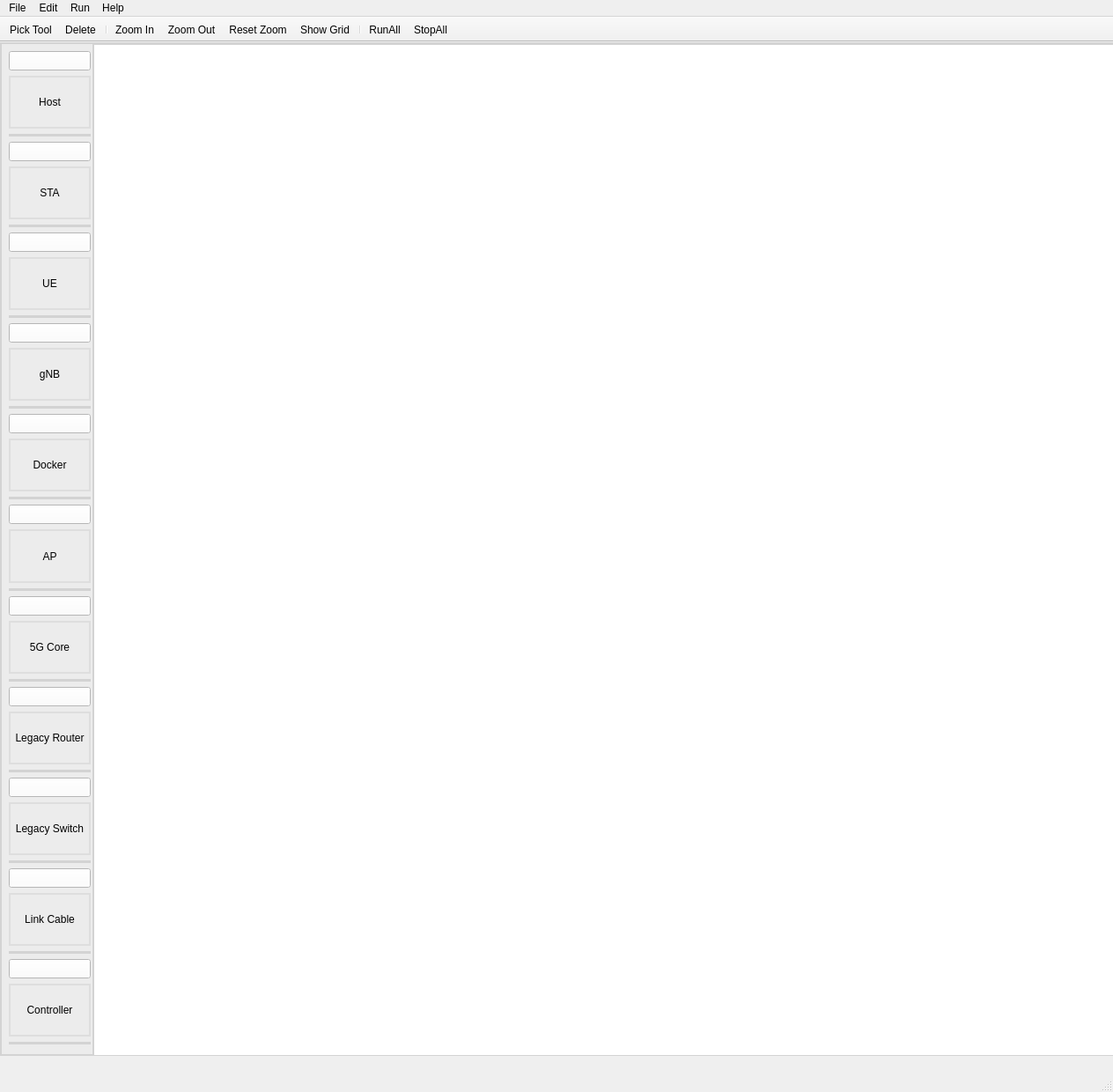
<?xml version="1.0" encoding="UTF-8"?>
<ui version="4.0">
 <class>MainWindow</class>
 <widget class="QMainWindow" name="MainWindow">
  <property name="enabled">
   <bool>true</bool>
  </property>
  <property name="geometry">
   <rect>
    <x>0</x>
    <y>0</y>
    <width>1264</width>
    <height>1240</height>
   </rect>
  </property>
  <property name="sizePolicy">
   <sizepolicy hsizetype="Ignored" vsizetype="Preferred">
    <horstretch>0</horstretch>
    <verstretch>0</verstretch>
   </sizepolicy>
  </property>
  <property name="mouseTracking">
   <bool>true</bool>
  </property>
  <property name="windowTitle">
   <string>MainWindow</string>
  </property>
  <property name="autoFillBackground">
   <bool>true</bool>
  </property>
  <widget class="QWidget" name="centralwidget">
   <widget class="QWidget" name="horizontalLayoutWidget">
    <property name="geometry">
     <rect>
      <x>0</x>
      <y>40</y>
      <width>1921</width>
      <height>1071</height>
     </rect>
    </property>
    <layout class="QHBoxLayout" name="horizontalLayout" stretch="">
     <property name="spacing">
      <number>0</number>
     </property>
     <property name="sizeConstraint">
      <enum>QLayout::SetNoConstraint</enum>
     </property>
    </layout>
   </widget>
   <widget class="QFrame" name="ObjectFrame">
    <property name="enabled">
     <bool>true</bool>
    </property>
    <property name="geometry">
     <rect>
      <x>0</x>
      <y>0</y>
      <width>1919</width>
      <height>1151</height>
     </rect>
    </property>
    <property name="styleSheet">
     <string notr="true">
QFrame {
	background-color: rgb(236, 236, 236);
   border: 2px solid lightgrey;
}
</string>
    </property>
    <property name="frameShape">
     <enum>QFrame::StyledPanel</enum>
    </property>
    <property name="frameShadow">
     <enum>QFrame::Raised</enum>
    </property>
    <widget class="QWidget" name="verticalLayoutWidget">
     <property name="geometry">
      <rect>
       <x>10</x>
       <y>10</y>
       <width>93</width>
       <height>1128</height>
      </rect>
     </property>
     <layout class="QVBoxLayout" name="ObjectLayout">
      <item>
       <widget class="QPushButton" name="Host">
        <property name="mouseTracking">
         <bool>true</bool>
        </property>
        <property name="acceptDrops">
         <bool>true</bool>
        </property>
        <property name="autoFillBackground">
         <bool>false</bool>
        </property>
        <property name="styleSheet">
         <string notr="true">background-color: rgb(255, 255, 255);</string>
        </property>
        <property name="text">
         <string/>
        </property>
        <property name="icon">
         <iconset>
          <normaloff>../Icon/host.png</normaloff>../Icon/host.png</iconset>
        </property>
        <property name="iconSize">
         <size>
          <width>50</width>
          <height>50</height>
         </size>
        </property>
        <property name="shortcut">
         <string>H</string>
        </property>
       </widget>
      </item>
      <item>
       <widget class="QLabel" name="label">
        <property name="layoutDirection">
         <enum>Qt::LeftToRight</enum>
        </property>
        <property name="styleSheet">
         <string notr="true">border-color: rgb(222, 222, 222);</string>
        </property>
        <property name="text">
         <string>Host</string>
        </property>
        <property name="alignment">
         <set>Qt::AlignCenter</set>
        </property>
       </widget>
      </item>
      <item>
       <widget class="Line" name="line">
        <property name="orientation">
         <enum>Qt::Horizontal</enum>
        </property>
       </widget>
      </item>
      <item>
       <widget class="QPushButton" name="STA">
        <property name="styleSheet">
         <string notr="true">background-color: rgb(255, 255, 255);</string>
        </property>
        <property name="text">
         <string/>
        </property>
        <property name="icon">
         <iconset>
          <normaloff>../Icon/sta.png</normaloff>../Icon/sta.png</iconset>
        </property>
        <property name="iconSize">
         <size>
          <width>50</width>
          <height>50</height>
         </size>
        </property>
        <property name="shortcut">
         <string>H</string>
        </property>
       </widget>
      </item>
      <item>
       <widget class="QLabel" name="label_2">
        <property name="styleSheet">
         <string notr="true">border-color: rgb(222, 222, 222);</string>
        </property>
        <property name="text">
         <string>STA</string>
        </property>
        <property name="alignment">
         <set>Qt::AlignCenter</set>
        </property>
       </widget>
      </item>
      <item>
       <widget class="Line" name="line_2">
        <property name="orientation">
         <enum>Qt::Horizontal</enum>
        </property>
       </widget>
      </item>
      <item>
       <widget class="QPushButton" name="UE">
        <property name="styleSheet">
         <string notr="true">background-color: rgb(255, 255, 255);</string>
        </property>
        <property name="text">
         <string/>
        </property>
        <property name="icon">
         <iconset>
          <normaloff>../Icon/ue.png</normaloff>../Icon/ue.png</iconset>
        </property>
        <property name="iconSize">
         <size>
          <width>50</width>
          <height>50</height>
         </size>
        </property>
        <property name="shortcut">
         <string>H</string>
        </property>
       </widget>
      </item>
      <item>
       <widget class="QLabel" name="label_3">
        <property name="styleSheet">
         <string notr="true">border-color: rgb(222, 222, 222);</string>
        </property>
        <property name="text">
         <string>UE</string>
        </property>
        <property name="alignment">
         <set>Qt::AlignCenter</set>
        </property>
       </widget>
      </item>
      <item>
       <widget class="Line" name="line_3">
        <property name="orientation">
         <enum>Qt::Horizontal</enum>
        </property>
       </widget>
      </item>
      <item>
       <widget class="QPushButton" name="GNB">
        <property name="styleSheet">
         <string notr="true">background-color: rgb(255, 255, 255);</string>
        </property>
        <property name="text">
         <string/>
        </property>
        <property name="icon">
         <iconset>
          <normaloff>../Icon/gNB.png</normaloff>../Icon/gNB.png</iconset>
        </property>
        <property name="iconSize">
         <size>
          <width>50</width>
          <height>50</height>
         </size>
        </property>
        <property name="shortcut">
         <string>H</string>
        </property>
       </widget>
      </item>
      <item>
       <widget class="QLabel" name="label_4">
        <property name="styleSheet">
         <string notr="true">border-color: rgb(222, 222, 222);</string>
        </property>
        <property name="text">
         <string>gNB</string>
        </property>
        <property name="alignment">
         <set>Qt::AlignCenter</set>
        </property>
       </widget>
      </item>
      <item>
       <widget class="Line" name="line_4">
        <property name="orientation">
         <enum>Qt::Horizontal</enum>
        </property>
       </widget>
      </item>
      <item>
       <widget class="QPushButton" name="DockerHost">
        <property name="styleSheet">
         <string notr="true">background-color: rgb(255, 255, 255);</string>
        </property>
        <property name="text">
         <string/>
        </property>
        <property name="icon">
         <iconset>
          <normaloff>../Icon/docker.png</normaloff>../Icon/docker.png</iconset>
        </property>
        <property name="iconSize">
         <size>
          <width>50</width>
          <height>50</height>
         </size>
        </property>
        <property name="shortcut">
         <string>H</string>
        </property>
       </widget>
      </item>
      <item>
       <widget class="QLabel" name="label_5">
        <property name="styleSheet">
         <string notr="true">border-color: rgb(222, 222, 222);</string>
        </property>
        <property name="text">
         <string>Docker</string>
        </property>
        <property name="alignment">
         <set>Qt::AlignCenter</set>
        </property>
       </widget>
      </item>
      <item>
       <widget class="Line" name="line_5">
        <property name="orientation">
         <enum>Qt::Horizontal</enum>
        </property>
       </widget>
      </item>
      <item>
       <widget class="QPushButton" name="AP">
        <property name="styleSheet">
         <string notr="true">background-color: rgb(255, 255, 255);</string>
        </property>
        <property name="text">
         <string/>
        </property>
        <property name="icon">
         <iconset>
          <normaloff>../Icon/AP.png</normaloff>../Icon/AP.png</iconset>
        </property>
        <property name="iconSize">
         <size>
          <width>50</width>
          <height>50</height>
         </size>
        </property>
        <property name="shortcut">
         <string>H</string>
        </property>
       </widget>
      </item>
      <item>
       <widget class="QLabel" name="label_6">
        <property name="styleSheet">
         <string notr="true">border-color: rgb(222, 222, 222);</string>
        </property>
        <property name="text">
         <string>AP</string>
        </property>
        <property name="alignment">
         <set>Qt::AlignCenter</set>
        </property>
       </widget>
      </item>
      <item>
       <widget class="Line" name="line_6">
        <property name="orientation">
         <enum>Qt::Horizontal</enum>
        </property>
       </widget>
      </item>
      <item>
       <widget class="QPushButton" name="VGcore">
        <property name="styleSheet">
         <string notr="true">background-color: rgb(255, 255, 255);</string>
        </property>
        <property name="text">
         <string/>
        </property>
        <property name="icon">
         <iconset>
          <normaloff>../Icon/5G core.png</normaloff>../Icon/5G core.png</iconset>
        </property>
        <property name="iconSize">
         <size>
          <width>50</width>
          <height>50</height>
         </size>
        </property>
        <property name="shortcut">
         <string>H</string>
        </property>
       </widget>
      </item>
      <item>
       <widget class="QLabel" name="label_7">
        <property name="styleSheet">
         <string notr="true">border-color: rgb(222, 222, 222);</string>
        </property>
        <property name="text">
         <string>5G Core</string>
        </property>
        <property name="alignment">
         <set>Qt::AlignCenter</set>
        </property>
       </widget>
      </item>
      <item>
       <widget class="Line" name="line_7">
        <property name="orientation">
         <enum>Qt::Horizontal</enum>
        </property>
       </widget>
      </item>
      <item>
       <widget class="QPushButton" name="Router">
        <property name="styleSheet">
         <string notr="true">background-color: rgb(255, 255, 255);</string>
        </property>
        <property name="text">
         <string/>
        </property>
        <property name="icon">
         <iconset>
          <normaloff>../Icon/Router.png</normaloff>../Icon/Router.png</iconset>
        </property>
        <property name="iconSize">
         <size>
          <width>50</width>
          <height>50</height>
         </size>
        </property>
        <property name="shortcut">
         <string>H</string>
        </property>
       </widget>
      </item>
      <item>
       <widget class="QLabel" name="label_8">
        <property name="styleSheet">
         <string notr="true">border-color: rgb(222, 222, 222);</string>
        </property>
        <property name="text">
         <string>Legacy Router</string>
        </property>
        <property name="alignment">
         <set>Qt::AlignCenter</set>
        </property>
       </widget>
      </item>
      <item>
       <widget class="Line" name="line_9">
        <property name="orientation">
         <enum>Qt::Horizontal</enum>
        </property>
       </widget>
      </item>
      <item>
       <widget class="QPushButton" name="Switch">
        <property name="styleSheet">
         <string notr="true">background-color: rgb(255, 255, 255);</string>
        </property>
        <property name="text">
         <string/>
        </property>
        <property name="icon">
         <iconset>
          <normaloff>../Icon/switch.png</normaloff>../Icon/switch.png</iconset>
        </property>
        <property name="iconSize">
         <size>
          <width>50</width>
          <height>50</height>
         </size>
        </property>
        <property name="shortcut">
         <string>H</string>
        </property>
       </widget>
      </item>
      <item>
       <widget class="QLabel" name="label_9">
        <property name="styleSheet">
         <string notr="true">border-color: rgb(222, 222, 222);</string>
        </property>
        <property name="text">
         <string>Legacy Switch</string>
        </property>
        <property name="alignment">
         <set>Qt::AlignCenter</set>
        </property>
       </widget>
      </item>
      <item>
       <widget class="Line" name="line_8">
        <property name="orientation">
         <enum>Qt::Horizontal</enum>
        </property>
       </widget>
      </item>
      <item>
       <widget class="QPushButton" name="LinkCable">
        <property name="styleSheet">
         <string notr="true">background-color: rgb(255, 255, 255);</string>
        </property>
        <property name="text">
         <string/>
        </property>
        <property name="icon">
         <iconset>
          <normaloff>../Icon/link cable.png</normaloff>../Icon/link cable.png</iconset>
        </property>
        <property name="iconSize">
         <size>
          <width>50</width>
          <height>50</height>
         </size>
        </property>
        <property name="shortcut">
         <string>H</string>
        </property>
       </widget>
      </item>
      <item>
       <widget class="QLabel" name="label_10">
        <property name="styleSheet">
         <string notr="true">border-color: rgb(222, 222, 222);</string>
        </property>
        <property name="text">
         <string>Link Cable</string>
        </property>
        <property name="alignment">
         <set>Qt::AlignCenter</set>
        </property>
       </widget>
      </item>
      <item>
       <widget class="Line" name="line_10">
        <property name="orientation">
         <enum>Qt::Horizontal</enum>
        </property>
       </widget>
      </item>
      <item>
       <widget class="QPushButton" name="Controller">
        <property name="styleSheet">
         <string notr="true">background-color: rgb(255, 255, 255);</string>
        </property>
        <property name="text">
         <string/>
        </property>
        <property name="icon">
         <iconset>
          <normaloff>../Icon/controller.png</normaloff>../Icon/controller.png</iconset>
        </property>
        <property name="iconSize">
         <size>
          <width>50</width>
          <height>50</height>
         </size>
        </property>
        <property name="shortcut">
         <string>H</string>
        </property>
       </widget>
      </item>
      <item>
       <widget class="QLabel" name="label_11">
        <property name="styleSheet">
         <string notr="true">border-color: rgb(222, 222, 222);</string>
        </property>
        <property name="text">
         <string>Controller</string>
        </property>
        <property name="alignment">
         <set>Qt::AlignCenter</set>
        </property>
       </widget>
      </item>
      <item>
       <widget class="Line" name="line_11">
        <property name="orientation">
         <enum>Qt::Horizontal</enum>
        </property>
       </widget>
      </item>
     </layout>
    </widget>
    <widget class="QGraphicsView" name="Canvas">
     <property name="geometry">
      <rect>
       <x>105</x>
       <y>1</y>
       <width>1161</width>
       <height>1151</height>
      </rect>
     </property>
     <property name="styleSheet">
      <string notr="true">background-color: rgb(255, 255, 255);</string>
     </property>
    </widget>
   </widget>
  </widget>
  <widget class="QMenuBar" name="menubar">
   <property name="geometry">
    <rect>
     <x>0</x>
     <y>0</y>
     <width>1264</width>
     <height>26</height>
    </rect>
   </property>
   <widget class="QMenu" name="menuFile">
    <property name="title">
     <string>File</string>
    </property>
    <addaction name="actionNew"/>
    <addaction name="actionOpen"/>
    <addaction name="actionSave"/>
    <addaction name="actionSave_As"/>
    <addaction name="actionExport_to_Level_2_Script"/>
    <addaction name="separator"/>
    <addaction name="actionQuit"/>
   </widget>
   <widget class="QMenu" name="menuEdit">
    <property name="title">
     <string>Edit</string>
    </property>
    <addaction name="actionCut"/>
    <addaction name="actionCopy"/>
    <addaction name="actionPaste"/>
   </widget>
   <widget class="QMenu" name="menuRun">
    <property name="title">
     <string>Run</string>
    </property>
    <addaction name="actionRun"/>
    <addaction name="actionStop"/>
   </widget>
   <widget class="QMenu" name="menuHelp">
    <property name="title">
     <string>Help</string>
    </property>
    <addaction name="actionAbout_NetFlux5G"/>
   </widget>
   <addaction name="menuFile"/>
   <addaction name="menuEdit"/>
   <addaction name="menuRun"/>
   <addaction name="menuHelp"/>
  </widget>
  <widget class="QStatusBar" name="statusbar"/>
  <widget class="QToolBar" name="toolBar">
   <property name="enabled">
    <bool>true</bool>
   </property>
   <property name="sizePolicy">
    <sizepolicy hsizetype="Preferred" vsizetype="Fixed">
     <horstretch>0</horstretch>
     <verstretch>0</verstretch>
    </sizepolicy>
   </property>
   <property name="windowTitle">
    <string>toolBar</string>
   </property>
   <property name="layoutDirection">
    <enum>Qt::LeftToRight</enum>
   </property>
   <property name="movable">
    <bool>false</bool>
   </property>
   <attribute name="toolBarArea">
    <enum>TopToolBarArea</enum>
   </attribute>
   <attribute name="toolBarBreak">
    <bool>false</bool>
   </attribute>
   <addaction name="actionPickTool"/>
   <addaction name="actionDelete"/>
   <addaction name="separator"/>
   <addaction name="actionZoomIn"/>
   <addaction name="actionZoomOut"/>
   <addaction name="actionResetZoom"/>
   <addaction name="actionShowGrid"/>
   <addaction name="separator"/>
   <addaction name="actionRunAll"/>
   <addaction name="actionStopAll"/>
  </widget>
  <action name="actionNew">
   <property name="text">
    <string>New</string>
   </property>
   <property name="shortcut">
    <string>Ctrl+N</string>
   </property>
  </action>
  <action name="actionOpen">
   <property name="text">
    <string>Open</string>
   </property>
   <property name="shortcut">
    <string>Ctrl+O</string>
   </property>
  </action>
  <action name="actionSave">
   <property name="text">
    <string>Save</string>
   </property>
   <property name="shortcut">
    <string>Ctrl+S</string>
   </property>
  </action>
  <action name="actionExport_to_Level_2_Script">
   <property name="text">
    <string>Export to Level 2 Script</string>
   </property>
  </action>
  <action name="actionQuit">
   <property name="text">
    <string>Quit</string>
   </property>
   <property name="shortcut">
    <string>Ctrl+Q</string>
   </property>
  </action>
  <action name="actionCut">
   <property name="text">
    <string>Cut</string>
   </property>
   <property name="shortcut">
    <string>Ctrl+X</string>
   </property>
  </action>
  <action name="actionPreference">
   <property name="text">
    <string>Preference</string>
   </property>
   <property name="shortcut">
    <string>Ctrl+P</string>
   </property>
  </action>
  <action name="actionRun">
   <property name="text">
    <string>Run</string>
   </property>
   <property name="shortcut">
    <string>Ctrl+R</string>
   </property>
  </action>
  <action name="actionStop">
   <property name="text">
    <string>Stop</string>
   </property>
   <property name="shortcut">
    <string>Ctrl+T</string>
   </property>
  </action>
  <action name="actionAbout_NetFlux5G">
   <property name="text">
    <string>About NetFlux5G</string>
   </property>
  </action>
  <action name="actionCopy">
   <property name="text">
    <string>Copy</string>
   </property>
   <property name="shortcut">
    <string>Ctrl+C</string>
   </property>
  </action>
  <action name="actionPaste">
   <property name="text">
    <string>Paste</string>
   </property>
   <property name="shortcut">
    <string>Ctrl+V</string>
   </property>
  </action>
  <action name="actionSave_As">
   <property name="text">
    <string>Save As</string>
   </property>
   <property name="shortcut">
    <string>Ctrl+Shift+S</string>
   </property>
  </action>
  <action name="actionPickTool">
   <property name="icon">
    <iconset>
     <normaloff>../Icon/cursor.webp</normaloff>../Icon/cursor.webp</iconset>
   </property>
   <property name="text">
    <string>Pick Tool</string>
   </property>
  </action>
  <action name="actionHandTool">
   <property name="icon">
    <iconset>
     <normaloff>../Icon/handTool.png</normaloff>../Icon/handTool.png</iconset>
   </property>
   <property name="text">
    <string>Hand Tool</string>
   </property>
  </action>
  <action name="actionDelete">
   <property name="icon">
    <iconset>
     <normaloff>../Icon/delete.png</normaloff>../Icon/delete.png</iconset>
   </property>
   <property name="text">
    <string>Delete</string>
   </property>
  </action>
  <action name="actionTextBox">
   <property name="icon">
    <iconset>
     <normaloff>../Icon/textBox.png</normaloff>../Icon/textBox.png</iconset>
   </property>
   <property name="text">
    <string>Text Box</string>
   </property>
  </action>
  <action name="actionDrawSquare">
   <property name="icon">
    <iconset>
     <normaloff>../Icon/drawSquare.png</normaloff>../Icon/drawSquare.png</iconset>
   </property>
   <property name="text">
    <string>Draw Square</string>
   </property>
  </action>
  <action name="actionShowGrid">
   <property name="icon">
    <iconset>
     <normaloff>../Icon/grid.png</normaloff>../Icon/grid.png</iconset>
   </property>
   <property name="text">
    <string>Show Grid</string>
   </property>
  </action>
  <action name="actionZoomIn">
   <property name="icon">
    <iconset>
     <normaloff>../Icon/zoomIn.png</normaloff>../Icon/zoomIn.png</iconset>
   </property>
   <property name="text">
    <string>Zoom In</string>
   </property>
  </action>
  <action name="actionZoomOut">
   <property name="icon">
    <iconset>
     <normaloff>../Icon/zoomOut.png</normaloff>../Icon/zoomOut.png</iconset>
   </property>
   <property name="text">
    <string>Zoom Out</string>
   </property>
  </action>
  <action name="actionResetZoom">
   <property name="icon">
    <iconset>
     <normaloff>../Icon/resetZoom.png</normaloff>../Icon/resetZoom.png</iconset>
   </property>
   <property name="text">
    <string>Reset Zoom</string>
   </property>
  </action>
  <action name="actionRunAll">
   <property name="icon">
    <iconset>
     <normaloff>../Icon/RunAll.png</normaloff>../Icon/RunAll.png</iconset>
   </property>
   <property name="text">
    <string>RunAll</string>
   </property>
  </action>
  <action name="actionStopAll">
   <property name="icon">
    <iconset>
     <normaloff>../Icon/StopAll.png</normaloff>../Icon/StopAll.png</iconset>
   </property>
   <property name="text">
    <string>StopAll</string>
   </property>
  </action>
 </widget>
 <resources/>
 <connections/>
</ui>
